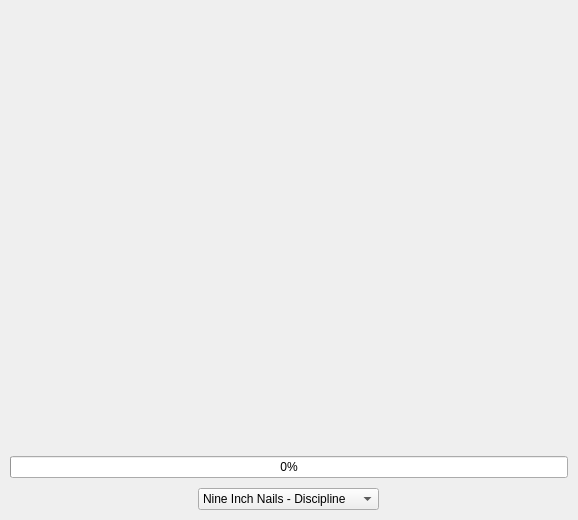
<?xml version="1.0" encoding="UTF-8"?>
<ui version="4.0">
 <class>Installation</class>
 <widget class="QWidget" name="Installation">
  <property name="geometry">
   <rect>
    <x>0</x>
    <y>0</y>
    <width>578</width>
    <height>520</height>
   </rect>
  </property>
  <property name="windowTitle">
   <string>Tribe Installation</string>
  </property>
  <layout class="QVBoxLayout" name="verticalLayout">
   <property name="spacing">
    <number>10</number>
   </property>
   <property name="margin">
    <number>10</number>
   </property>
   <item>
    <spacer name="verticalSpacer_2">
     <property name="orientation">
      <enum>Qt::Vertical</enum>
     </property>
     <property name="sizeHint" stdset="0">
      <size>
       <width>20</width>
       <height>40</height>
      </size>
     </property>
    </spacer>
   </item>
   <item>
    <widget class="QLabel" name="imageHolder">
     <property name="text">
      <string/>
     </property>
     <property name="alignment">
      <set>Qt::AlignCenter</set>
     </property>
    </widget>
   </item>
   <item>
    <spacer name="verticalSpacer">
     <property name="orientation">
      <enum>Qt::Vertical</enum>
     </property>
     <property name="sizeHint" stdset="0">
      <size>
       <width>20</width>
       <height>40</height>
      </size>
     </property>
    </spacer>
   </item>
   <item>
    <widget class="QLabel" name="statusLabel">
     <property name="text">
      <string/>
     </property>
     <property name="alignment">
      <set>Qt::AlignCenter</set>
     </property>
    </widget>
   </item>
   <item>
    <widget class="QProgressBar" name="progressBar">
     <property name="value">
      <number>0</number>
     </property>
    </widget>
   </item>
   <item>
    <layout class="QGridLayout" name="gridLayout">
     <item row="0" column="0">
      <widget class="QComboBox" name="comboBox">
       <property name="sizePolicy">
        <sizepolicy hsizetype="Fixed" vsizetype="Fixed">
         <horstretch>0</horstretch>
         <verstretch>0</verstretch>
        </sizepolicy>
       </property>
       <item>
        <property name="text">
         <string>Nine Inch Nails - Discipline</string>
        </property>
       </item>
       <item>
        <property name="text">
         <string>Severed Fifth - War</string>
        </property>
       </item>
       <item>
        <property name="text">
         <string>Dunkelstern - Out of the box</string>
        </property>
       </item>
      </widget>
     </item>
    </layout>
   </item>
  </layout>
 </widget>
 <resources>
  <include location="tribe.qrc"/>
 </resources>
 <connections/>
</ui>
